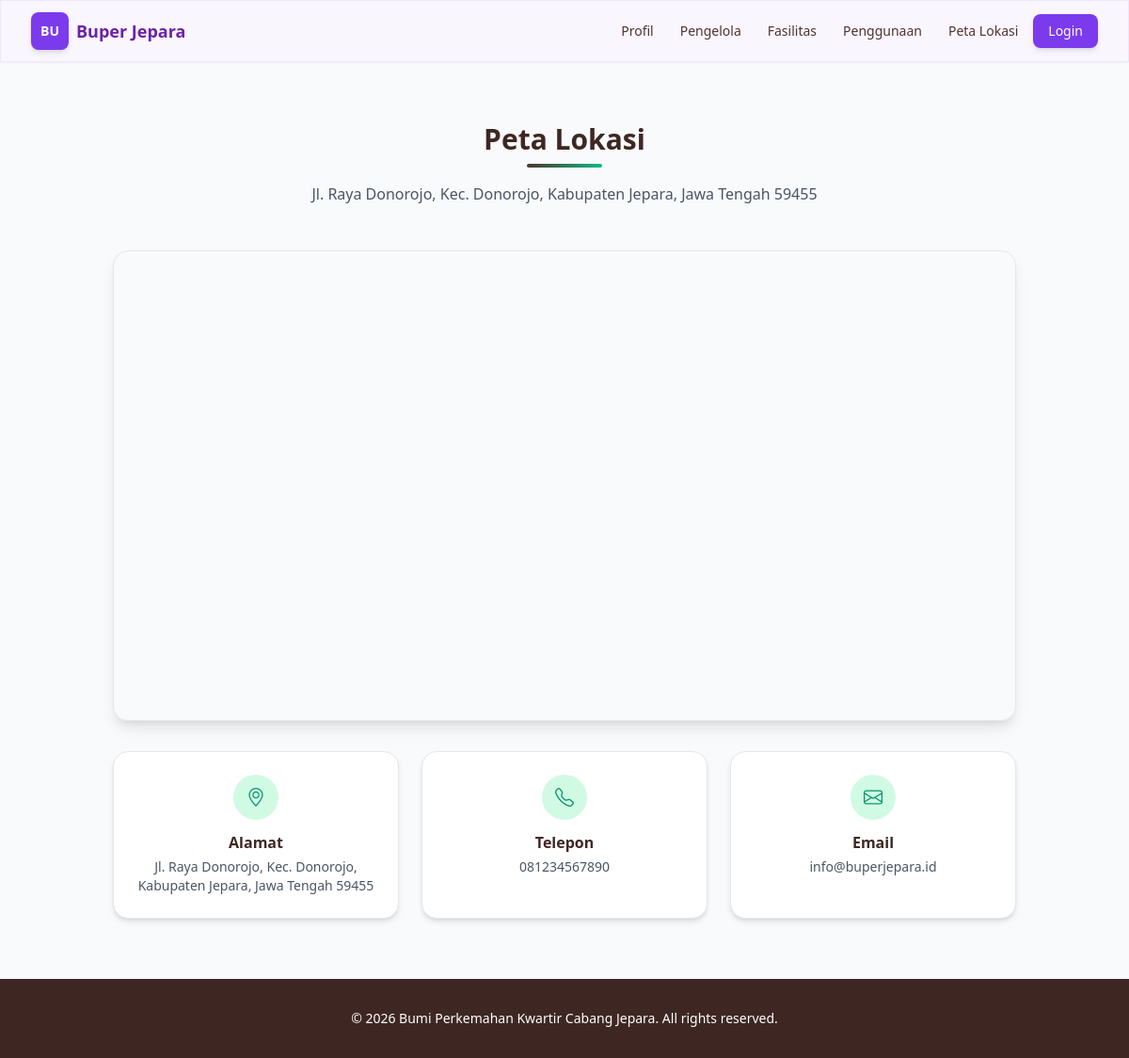
The page /landing/peta.php on the database its author committed.
### tables this page shows
CREATE TABLE `pengaturan` (
  `id` INT AUTO_INCREMENT PRIMARY KEY,
  `nama_pengaturan` VARCHAR(100) NOT NULL UNIQUE,
  `nilai` TEXT,
  `keterangan` VARCHAR(255),
  `updated_at` TIMESTAMP DEFAULT CURRENT_TIMESTAMP ON UPDATE CURRENT_TIMESTAMP
);

CREATE TABLE `profil` (
  `id` INT AUTO_INCREMENT PRIMARY KEY,
  `nama_buper` VARCHAR(150) NOT NULL,
  `deskripsi` TEXT,
  `sejarah` TEXT,
  `visi` TEXT,
  `misi` TEXT,
  `alamat` TEXT,
  `telepon` VARCHAR(20),
  `email` VARCHAR(100),
  `foto` VARCHAR(255),
  `latitude` VARCHAR(50),
  `longitude` VARCHAR(50),
  `updated_at` TIMESTAMP DEFAULT CURRENT_TIMESTAMP ON UPDATE CURRENT_TIMESTAMP
);

### config/functions.php (called while the page is built, shortened)
<?php
function e($data) {
    return htmlspecialchars($data ?? '', ENT_QUOTES, 'UTF-8');
}
function getPengaturan($conn, $key) {
    $key = mysqli_real_escape_string($conn, $key);
    $q = mysqli_query($conn, "SELECT nilai FROM pengaturan WHERE nama_pengaturan='$key' LIMIT 1");
    $r = mysqli_fetch_assoc($q);
    return $r['nilai'] ?? '';
}
?>

### landing/peta.php (the view, shortened to what this page needs)
<?php
require_once __DIR__ . '/../config/koneksi.php';
$q = mysqli_query($conn, "SELECT * FROM profil WHERE id = 1");
$profil = mysqli_fetch_assoc($q);
$lat = $profil['latitude'] ?? '-6.5453';
$lng = $profil['longitude'] ?? '110.9543';
?>
<!DOCTYPE html>
<html lang="id">
<head>
    <script src="https://cdn.tailwindcss.com"></script>
    <link href="https://cdn.jsdelivr.net/npm/bootstrap-icons@1.10.5/font/bootstrap-icons.css" rel="stylesheet">
</head>
<body class="bg-gray-50">
<?php include __DIR__ . '/navbar.php'; ?>
<section class="py-16">
    <div class="max-w-5xl mx-auto px-4 sm:px-6 lg:px-8">
        <div class="text-center mb-12">
            <h1 class="text-3xl font-bold text-brown-800 mb-2">Peta Lokasi</h1>
            <div class="w-20 h-1 bg-gradient-to-r from-brown-700 to-emerald-500 mx-auto rounded"></div>
            <p class="text-gray-600 mt-4"><?= e($profil['alamat'] ?? '') ?></p>
        </div>
        <div class="rounded-2xl overflow-hidden shadow-lg border border-gray-200 h-[500px]">
            <iframe
                width="100%"
                height="100%"
                style="border:0"
                loading="lazy"
                src="https://www.google.com/maps/embed?pb=!1m18!1m12!1m3!1d3965.123456789!2d<?= e($lng) ?>!3d<?= e($lat) ?>!2m3!1f0!2f0!3f0!3m2!1i1024!2i768!4f13.1!3m3!1m2!1s0x0%3A0x0!2zNsKwMzInNDMuMSJTIDExMMKwNTcnMTUuNSJF!5e0!3m2!1sid!2sid!4v1234567890!5m2!1sid!2sid">
            </iframe>
        </div>
        <div class="mt-8 grid md:grid-cols-3 gap-6">
            <div class="bg-white rounded-2xl shadow-md border border-gray-200 p-6 text-center">
                <div class="w-12 h-12 rounded-full bg-emerald-100 text-emerald-600 flex items-center justify-center mx-auto mb-3">
                    <i class="bi bi-geo-alt text-xl"></i>
                </div>
                <h3 class="font-bold text-brown-800">Alamat</h3>
                <p class="text-gray-600 text-sm mt-1"><?= e($profil['alamat'] ?? '-') ?></p>
            </div>
            <div class="bg-white rounded-2xl shadow-md border border-gray-200 p-6 text-center">
                <div class="w-12 h-12 rounded-full bg-emerald-100 text-emerald-600 flex items-center justify-center mx-auto mb-3">
                    <i class="bi bi-telephone text-xl"></i>
                </div>
                <h3 class="font-bold text-brown-800">Telepon</h3>
                <p class="text-gray-600 text-sm mt-1"><?= e($profil['telepon'] ?? '-') ?></p>
            </div>
            <div class="bg-white rounded-2xl shadow-md border border-gray-200 p-6 text-center">
                <div class="w-12 h-12 rounded-full bg-emerald-100 text-emerald-600 flex items-center justify-center mx-auto mb-3">
                    <i class="bi bi-envelope text-xl"></i>
                </div>
                <h3 class="font-bold text-brown-800">Email</h3>
                <p class="text-gray-600 text-sm mt-1"><?= e($profil['email'] ?? '-') ?></p>
            </div>
        </div>
    </div>
</section>
<footer class="bg-brown-800 text-white py-8 text-center text-sm">
    &copy; <?= date('Y') ?> <?= e($profil['nama_buper'] ?? 'Buper Jepara') ?>. All rights reserved.
</footer>
</body>
</html>

### landing/navbar.php (shortened to what this page needs)
<?php
if (!isset($logoNavbar)) {
    $logoNavbar = \getPengaturan($conn, 'logo');
}
$namaWebsiteNavbar = \getPengaturan($conn, 'nama_website') ?: 'Buper Jepara';
?>
<nav class="sticky top-0 z-50 bg-purple-50/80 backdrop-blur-md shadow-sm border border-purple-200/50">
    <div class="max-w-7xl mx-auto px-4 sm:px-6 lg:px-8">
        <div class="flex justify-between items-center h-16">
            <div class="flex items-center gap-2">
                <a href="../index.php" class="flex items-center gap-2">
                    <?php if (!empty($logoNavbar)): ?>
                        <img src="../<?= e($logoNavbar) ?>" alt="Logo" class="w-10 h-10 object-contain">
                    <?php else: ?>
                        <div class="w-10 h-10 bg-purple-700 rounded-lg flex items-center justify-center text-white font-bold text-sm shadow-md">BU</div>
                    <?php endif; ?>
                    <span class="text-lg font-bold text-purple-800"><?= e($namaWebsiteNavbar) ?></span>
                </a>
            </div>
            <div class="hidden md:flex items-center space-x-1 text-sm font-medium">
                <a href="../index.php#profil" class="px-3 py-2 rounded-lg text-brown-700 hover:bg-purple-100 transition">Profil</a>
                <a href="../index.php#pengelola" class="px-3 py-2 rounded-lg text-brown-700 hover:bg-purple-100 transition">Pengelola</a>
                <a href="../index.php#fasilitas" class="px-3 py-2 rounded-lg text-brown-700 hover:bg-purple-100 transition">Fasilitas</a>
                <div class="relative group">
                    <a href="../index.php#penggunaan" class="px-3 py-2 rounded-lg text-brown-700 hover:bg-purple-100 transition">Penggunaan</a>
                </div>
                <a href="../index.php#peta" class="px-3 py-2 rounded-lg text-brown-700 hover:bg-purple-100 transition">Peta Lokasi</a>
                <a href="../auth/login.php" target="_blank" class="px-4 py-2 bg-purple-700 text-white rounded-lg hover:bg-purple-600 transition shadow-md ml-2">Login</a>
            </div>
        </div>
    </div>
</nav>

### rows shown on the page
pengaturan: nilai "Buper Jepara"
profil: alamat "Jl. Raya Donorojo, Kec. Donorojo, Kabupaten Jepara, Jawa Tengah 59455", telepon "081234567890", email "info@buperjepara.id", nama_buper "Bumi Perkemahan Kwartir Cabang Jepara"
